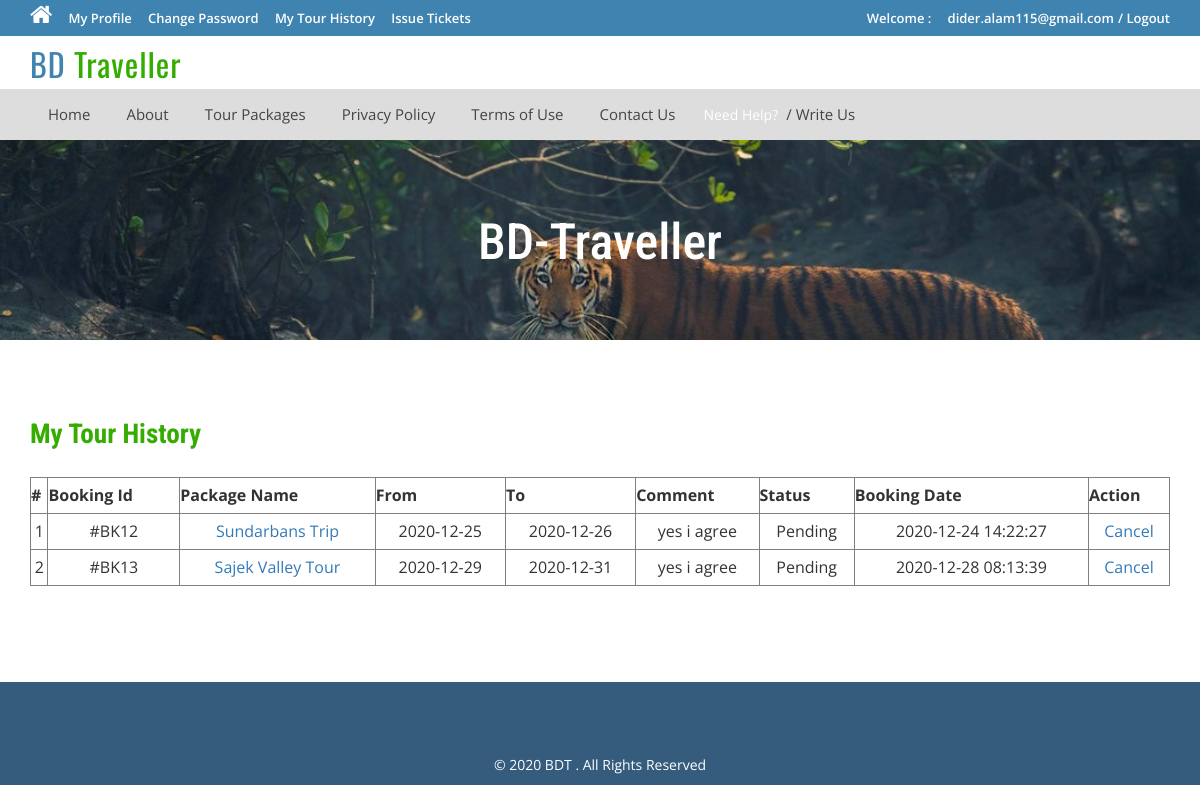
The app's page /tour-history.php (signed in) with its own data.
### tables this page shows
CREATE TABLE `tblbooking` (
  `BookingId` int(11) NOT NULL,
  `PackageId` int(11) DEFAULT NULL,
  `UserEmail` varchar(100) DEFAULT NULL,
  `FromDate` varchar(100) DEFAULT NULL,
  `ToDate` varchar(100) DEFAULT NULL,
  `Comment` mediumtext DEFAULT NULL,
  `RegDate` timestamp NULL DEFAULT current_timestamp(),
  `status` int(11) DEFAULT NULL,
  `CancelledBy` varchar(5) DEFAULT NULL,
  `UpdationDate` timestamp NULL DEFAULT NULL ON UPDATE current_timestamp()
);

CREATE TABLE `tbltourpackages` (
  `PackageId` int(11) NOT NULL,
  `PackageName` varchar(200) DEFAULT NULL,
  `PackageType` varchar(150) DEFAULT NULL,
  `PackageLocation` varchar(100) DEFAULT NULL,
  `PackagePrice` int(11) DEFAULT NULL,
  `PackageFetures` varchar(255) DEFAULT NULL,
  `PackageDetails` mediumtext DEFAULT NULL,
  `PackageImage` varchar(100) DEFAULT NULL,
  `Creationdate` timestamp NULL DEFAULT current_timestamp(),
  `UpdationDate` timestamp NULL DEFAULT NULL ON UPDATE current_timestamp()
);

### tour-history.php (the view, shortened to what this page needs)
<?php
include('includes/config.php');
if(strlen($_SESSION['login'])==0)
	{
header('location:index.php');
}
else{
?>
<!DOCTYPE HTML>
<html>
<head>
<link href="css/bootstrap.css" rel='stylesheet' type='text/css' />
<link href="css/style.css" rel='stylesheet' type='text/css' />
<link href="css/font-awesome.css" rel="stylesheet">
<link href="css/animate.css" rel="stylesheet" type="text/css" media="all">
</head>
<body>
<div class="top-header">
<?php include('includes/header.php');?>
<div class="banner-1 ">
	<div class="container">
		<h1 class="wow zoomIn animated animated" data-wow-delay=".5s" style="visibility: visible; animation-delay: 0.5s; animation-name: zoomIn;">BD-Traveller</h1>
	</div>
</div>
<div class="privacy">
	<div class="container">
		<h3 class="wow fadeInDown animated animated" data-wow-delay=".5s" style="visibility: visible; animation-delay: 0.5s; animation-name: fadeInDown;">My Tour History</h3>
		<form name="chngpwd" method="post" onSubmit="return valid();">
	<p>
	<table border="1" width="100%">
<tr align="center">
<th>#</th>
<th>Booking Id</th>
<th>Package Name</th>
<th>From</th>
<th>To</th>
<th>Comment</th>
<th>Status</th>
<th>Booking Date</th>
<th>Action</th>
</tr>
<?php
$uemail=$_SESSION['login'];;
$sql = "SELECT tblbooking.BookingId as bookid,tblbooking.PackageId as pkgid,tbltourpackages.PackageName as packagename,tblbooking.FromDate as fromdate,tblbooking.ToDate as todate,tblbooking.Comment as comment,tblbooking.status as status,tblbooking.RegDate as regdate,tblbooking.CancelledBy as cancelby,tblbooking.UpdationDate as upddate from tblbooking join tbltourpackages on tbltourpackages.PackageId=tblbooking.PackageId where UserEmail=:uemail";
$query = $dbh->prepare($sql);
$query -> bindParam(':uemail', $uemail, PDO::PARAM_STR);
$query->execute();
$results=$query->fetchAll(PDO::FETCH_OBJ);
$cnt=1;
if($query->rowCount() > 0)
{
foreach($results as $result)
{	?>
<tr align="center">
<td><?php echo htmlentities($cnt);?></td>
<td>#BK<?php echo htmlentities($result->bookid);?></td>
<td><a href="package-details.php?pkgid=<?php echo htmlentities($result->pkgid);?>"><?php echo htmlentities($result->packagename);?></a></td>
<td><?php echo htmlentities($result->fromdate);?></td>
<td><?php echo htmlentities($result->todate);?></td>
<td><?php echo htmlentities($result->comment);?></td>
<td><?php if($result->status==0)
{
echo "Pending";
}
?></td>
<td><?php echo htmlentities($result->regdate);?></td>
<?php if($result->status==2)
{
	?><td>Cancelled</td>
<?php } else {?>
<td><a href="tour-history.php?bkid=<?php echo htmlentities($result->bookid);?>" onclick="return confirm('Do you really want to cancel booking')" >Cancel</a></td>
<?php }?>
</tr>
<?php $cnt=$cnt+1; }} ?>
	</table>
			</p>
			</form>
	</div>
</div>
<?php include('includes/footer.php');?>
</body>
</html>
<?php } ?>

### css/style.css (style rules this page uses)
html, body { font-size: 100%; background: #fff; font-family: 'Open Sans', sans-serif; }
body a,.grid_1,plan_1,plan_1.one,plan_1.two,i.icon1, i.icon2, i.icon3, i.icon4, i.icon5, i.icon6 { transition:0s all; -webkit-transition:0s all; -moz-transition:0s all; -o-transition:0s all; -ms-transition:0s all; }
h1,h2,h3,h4,h5,h6 { margin:0; font-family: 'Roboto Condensed', sans-serif; }
p { margin:0; }
.top-header { background-color: #3F84B1; border-bottom: 0 none; height: 36px; line-height: 35px; }
.banner-1 { background: url(../images/3.jpg)no-repeat; background-size: cover; -webkit-background-size: cover; -o-background-size: cover; -ms-background-size: cover; -moz-background-size: cover; min-height:200px; }
.banner-1 h1 { font-size: 50px; margin-bottom: 40px; padding: 1.5em 0 0; text-align: center; color: #ffffff; }
.privacy h3 { color: #34AD00; font-size: 1.7em; font-weight: 700; margin-bottom: 1em; }
.privacy { padding: 5em 0; }
.privacy p { font-size: 1em; line-height: 1.8em; color: #999; margin: 1em 0; }

### records on screen
tblbooking: BookingId "12", PackageId.PackageName "Sundarbans Trip", FromDate "2020-12-25", ToDate "2020-12-26", Comment "yes i agree", status "Pending", RegDate "2020-12-24 14:22:27"
tblbooking: BookingId "13", PackageId.PackageName "Sajek Valley Tour", FromDate "2020-12-29", ToDate "2020-12-31", Comment "yes i agree", status "Pending", RegDate "2020-12-28 08:13:39"

### other values on screen
$_SESSION['login'] "dider.alam115@gmail.com"
